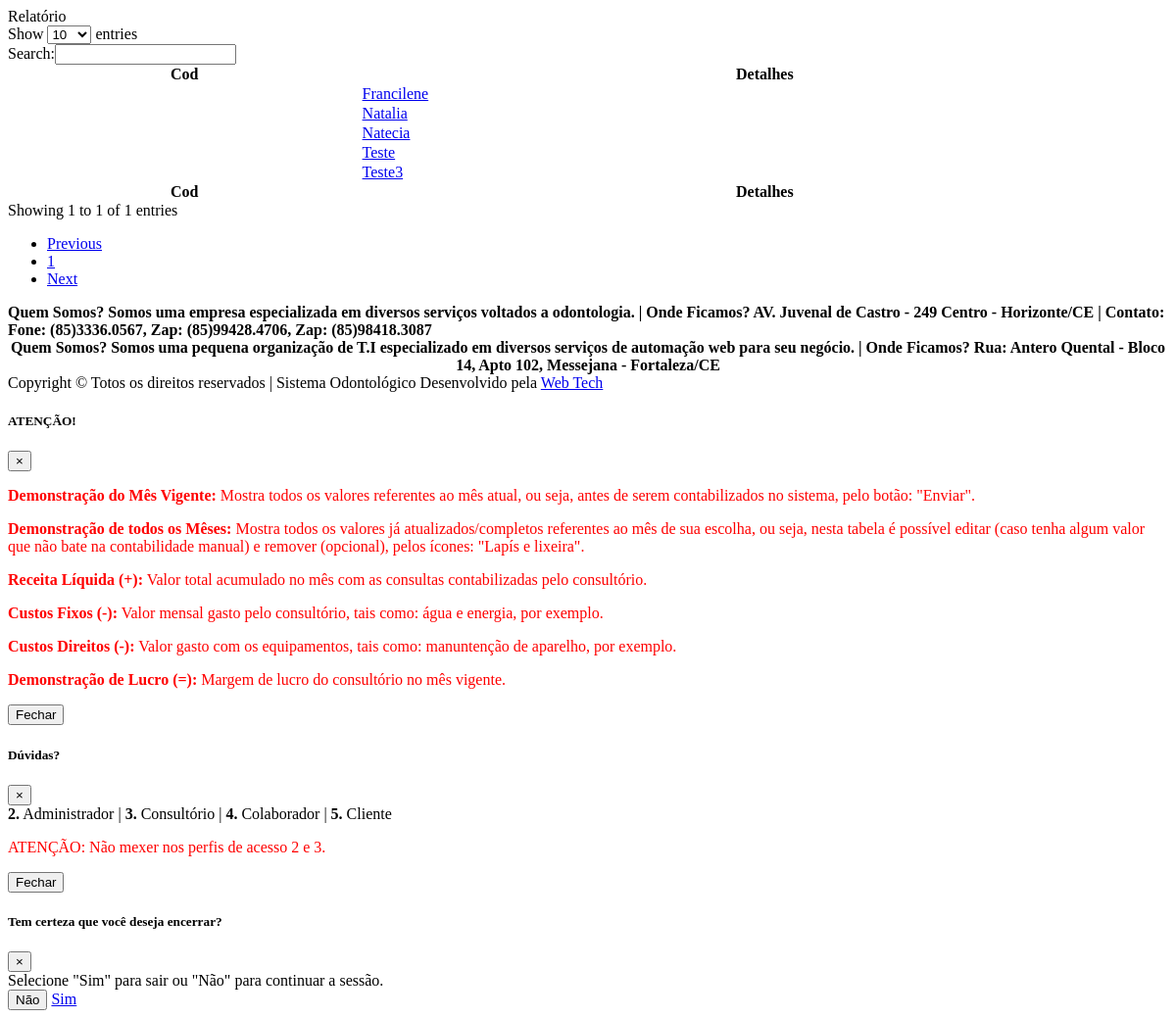
Page /relatorio.php (signed in) on the earlier database version.
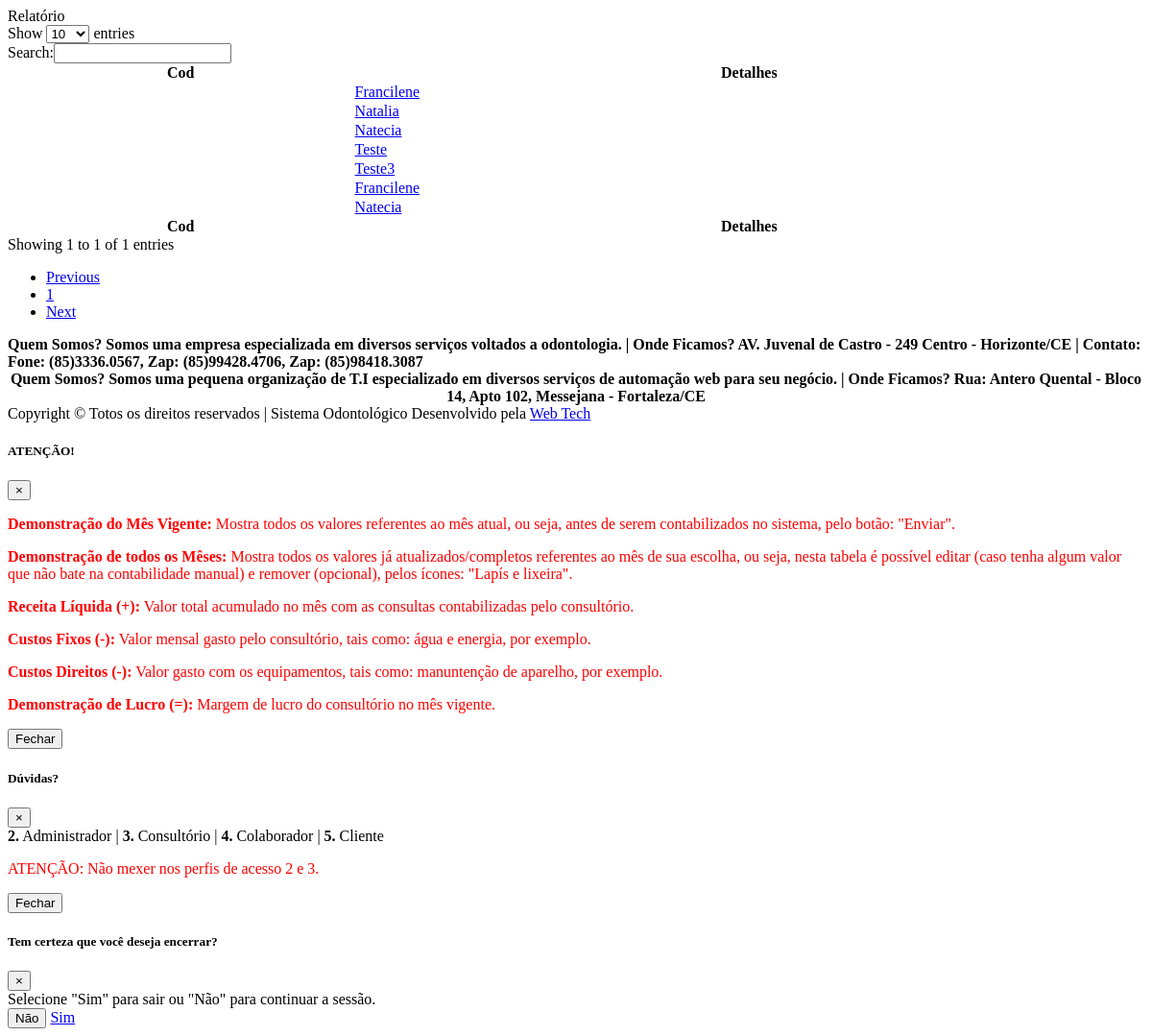
Same page on the later database version.
### tables this page shows
CREATE TABLE IF NOT EXISTS `status` (
  `status_id` int(11) NOT NULL AUTO_INCREMENT,
  `consultorio` varchar(50) DEFAULT NULL,
  `nome` varchar(50) DEFAULT NULL,
  `data_marcada` datetime DEFAULT NULL,
  `modalidade` varchar(50) DEFAULT NULL,
  `pagamento` varchar(10) DEFAULT NULL,
  `parcelas` int(10) DEFAULT NULL,
  `valor_servico` varchar(8) DEFAULT NULL,
  `entrada` varchar(1) DEFAULT NULL,
  `status` varchar(10) DEFAULT NULL,
  PRIMARY KEY (`status_id`)
);

### relatorio.php (the view, shortened to what this page needs)
          <div class="card mb-3">
            <div class="card-header">
              <i class="fas fa-table"></i> Relatório </div>
            <div class="card-body">
              <div class="table-responsive">
                <table class="table table-bordered" id="dataTable" width="100%" cellspacing="0">
				<div class="window" id="janela1">
				</div>
                  <thead>
                    <tr>
					  <th> Cod </th>
					  <th> Detalhes </th>
                    </tr>
                  </thead>
                  <tfoot>
                    <tr>
					  <th> Cod </th>
					  <th> Detalhes </th>
                    </tr>
                  </tfoot>
                  <?php
				  $ListarDados = mysqli_query($conn, "SELECT * FROM status");
				  while($Escrever = mysqli_fetch_array($ListarDados)){
				  echo '<tbody>
                    <tr>
					  <td> ' . $Escrever['id'] . ' </td>
                      <td> <a href="#janela1" rel="modal"> ' . $Escrever['nome'] . ' </a> </td>
                    </tr>
                  </tbody>';};?>
                </table>
              </div>
            </div>
          </div>
        <div class="card-footer small text-muted"><b> Quem Somos? Somos uma empresa especializada em diversos serviços voltados a odontologia. | Onde Ficamos? AV. Juvenal de Castro - 249 Centro - Horizonte/CE | Contato: Fone: (85)3336.0567, Zap: (85)99428.4706, Zap: (85)98418.3087 </b></div>
        <?php include('rodape.php'); ?>
</body>
</html>

Differences in the rows shown:
added status: nome "Francilene"
added status: nome "Natecia"
